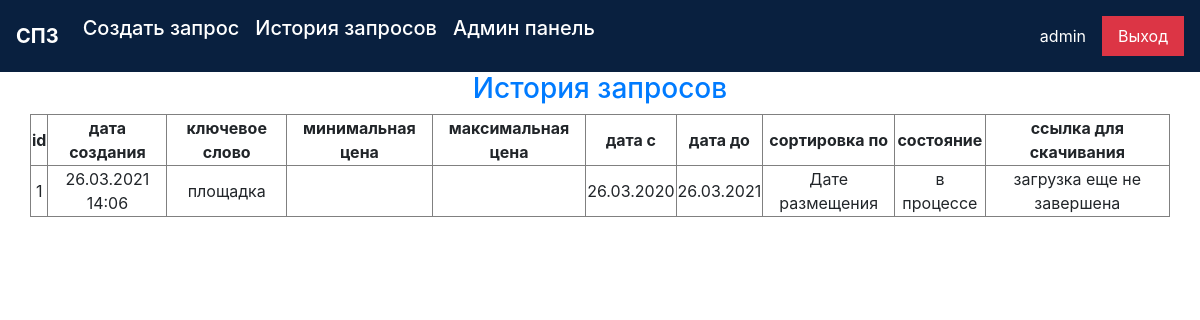
The page /history (signed in) on the database as committed earlier.
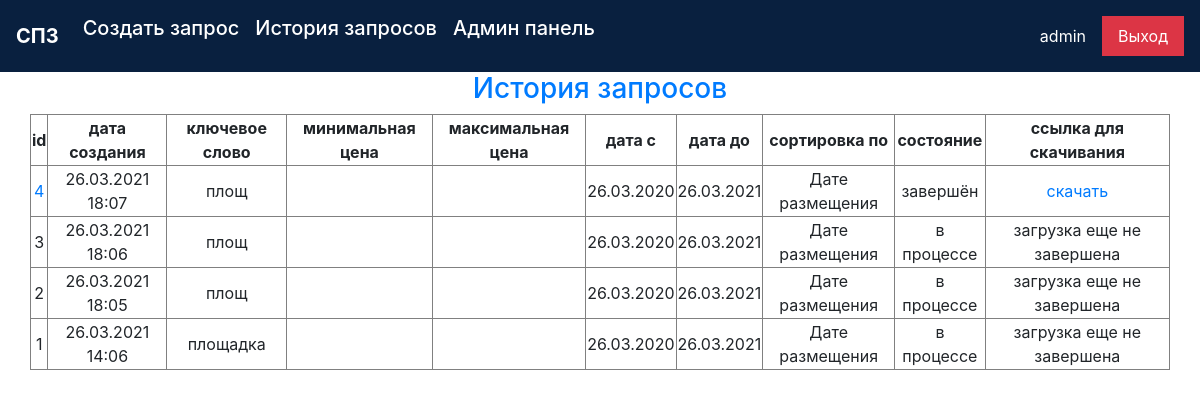
The same page on the database as committed later.
### data/models.py (models this page shows)
class User(SqlAlchemyBase, UserMixin):
    __tablename__ = 'user'
    id = sqlalchemy.Column(
        sqlalchemy.Integer, primary_key=True, autoincrement=True)
    name = sqlalchemy.Column(sqlalchemy.String)
    role = sqlalchemy.Column(sqlalchemy.String, default='user')
    key = sqlalchemy.Column(sqlalchemy.String)
    is_approved = sqlalchemy.Column(sqlalchemy.Boolean, default=False)
    is_banned = sqlalchemy.Column(sqlalchemy.Boolean, default=False)
    is_parsing = sqlalchemy.Column(sqlalchemy.Boolean, default=False)
    reg_date = sqlalchemy.Column(
        sqlalchemy.DateTime, default=datetime.datetime.now())
    auth = orm.relation('Auth', back_populates="user")
    history = orm.relation('History', back_populates='user')

class History(SqlAlchemyBase):
    __tablename__ = 'history'
    id = sqlalchemy.Column(
        sqlalchemy.Integer, primary_key=True, autoincrement=True)
    user_id = sqlalchemy.Column(
        sqlalchemy.Integer, sqlalchemy.ForeignKey('user.id'))
    state = sqlalchemy.Column(sqlalchemy.String)
    tag = sqlalchemy.Column(sqlalchemy.String, nullable=True)
    min_price = sqlalchemy.Column(sqlalchemy.Integer, nullable=True)
    max_price = sqlalchemy.Column(sqlalchemy.BigInteger, nullable=True)
    date_from = sqlalchemy.Column(sqlalchemy.DateTime, nullable=True)
    date_to = sqlalchemy.Column(
        sqlalchemy.DateTime, default=datetime.datetime.now())
    sort_filter = sqlalchemy.Column(sqlalchemy.String)
    sort_direction = sqlalchemy.Column(sqlalchemy.Boolean, default=False)
    document = sqlalchemy.Column(sqlalchemy.Text, nullable=True)
    html = sqlalchemy.Column(sqlalchemy.Text, nullable=True)
    date = sqlalchemy.Column(
        sqlalchemy.DateTime, default=datetime.datetime.now())
    user = orm.relation('User')

### request_blueprint.py (the view)
@blueprint.route('/history')
@login_required
def history():
    histories = db_additions.load_histories(current_user.id)
    return render_template('history.html', str=str, histories=histories)

### data/db_session.py (called while the page is built)
def create_session() -> Session:
    global __factory
    return __factory()

### db_additions.py (called while the page is built)
def load_histories(user_id) -> list:
    session = db_session.create_session()
    histories = session.query(History).filter(History.user_id == user_id).all()
    session.close()
    return reversed(histories)

### login.py (called while the page is built)
@login_manager.user_loader
def load_user(user_id):
    session = db_session.create_session()
    return session.query(User).get(user_id)

### templates/history.html (shortened to what this page needs)
{% extends "form.html" %}
{% block style %}
<link rel="stylesheet" href="{{ url_for('static', filename='css/history.css') }}">
{% endblock %}
{% block content %}
<h3 class="text-primary text-center">История запросов</h3>
<table class="history__table" border="1px">
    <thead>
        <th>id</th>
        <th>дата создания</th>
        <th>ключевое слово</th>
        <th>минимальная цена</th>
        <th>максимальная цена</th>
        <th>дата с</th>
        <th>дата до</th>
        <th>сортировка по</th>
        <th>состояние</th>
        <th>ссылка для скачивания</th>
    </thead>
    <tbody>
        {% for history in histories %}
        <tr>
            {% if history.state == 'завершён' %}
            <td><a href="{{ '/download/history?id=' + str(history.id) }}">{{ history.id }}</a></td>
            {% else %}
            <td>{{ history.id }}</td>
            {% endif %}
            <td>{{ history.date.strftime('%d.%m.%Y %H:%M') }}</td>
            {% if history.tag %}
            <td>{{ history.tag }}</td>
            {% else %}
            <td></td>
            {% endif %}
            {% if history.min_price %}
            <td>{{ history.min_price }}</td>
            {% else %}
            <td></td>
            {% endif %}
            {% if history.max_price %}
            <td>{{ history.max_price }}</td>
            {% else %}
            <td></td>
            {% endif %}
            {% if history.date_from %}
            <td>{{ history.date_from.strftime('%d.%m.%Y')}}</td>
            {% else %}
            <td></td>
            {% endif %}
            <td>{{ history.date_to.strftime('%d.%m.%Y') }}</td>
            <td>{{ history.sort_filter.replace('+', ' ') }}</td>
            <td>{{ history.state }}</td>
            {% if history.state == 'завершён' %}
            <td><a href="{{ '/download/csv?id=' + str(history.id) }}">скачать</a></td>
            {% else %}
            <td>загрузка еще не завершена</td>
            {% endif %}
        </tr>
        {% endfor %}
    </tbody>
</table>
{% endblock %}

### templates/form.html (shortened to what this page needs)
<!DOCTYPE html>
<html lang="en">
<head>
    <link rel="stylesheet" href="https://stackpath.bootstrapcdn.com/bootstrap/4.5.2/css/bootstrap.min.css"
>
    {% block style %}
    {% endblock %}
</head>
<body>
    <nav class="navbar navbar-expand-md navbar-dark sticky-top" style="background-color: #09203f;">
        <a href="{{ url_for('index') }}" class="navbar-brand font-weight-bold" id="title">СПЗ</a>
        <div class="collapse navbar-collapse" id="navbarContent">
            <ul class="navbar-nav mr-auto mb-2">
                <li class="nav-item"><a href="{{ url_for('index') }}" class="nav-link text-white h5">Создать запрос</a></li>
                <li class="nav-item"><a href="/history" class="nav-link text-white h5">История запросов</a></li>
                {% if current_user.role == 'admin' %}
                <li class="nav-item"><a href="/admin" class="nav-link text-white h5">Админ панель</a></li>
                {% endif %}
            </ul>
            <a href="#" class="nav-link text-white" id='username'>{{ current_user.name }}</a>
            <a href="/logout" class="bg-danger nav-link text-center" style="color: white;">Выход</a>
        </div>
    </nav>
    {% block content%}
    {% endblock %}
</body>
</html>

### static/css/history.css (style rules this page uses)
.history__table { width: 95%; margin: auto; text-align: center; }

Rows that differ between the two databases and show on the page:
added History: id "4", date "26.03.2021 18:07", tag "площ", date_from "26.03.2020", date_to "26.03.2021", sort_filter.replace "Дате размещения", state "завершён"
added History: id "3", date "26.03.2021 18:06", tag "площ", date_from "26.03.2020", date_to "26.03.2021", sort_filter.replace "Дате размещения", state "в процессе", shows "загрузка еще не завершена"
added History: id "2", date "26.03.2021 18:05", tag "площ", date_from "26.03.2020", date_to "26.03.2021", sort_filter.replace "Дате размещения", state "в процессе", shows "загрузка еще не завершена"
